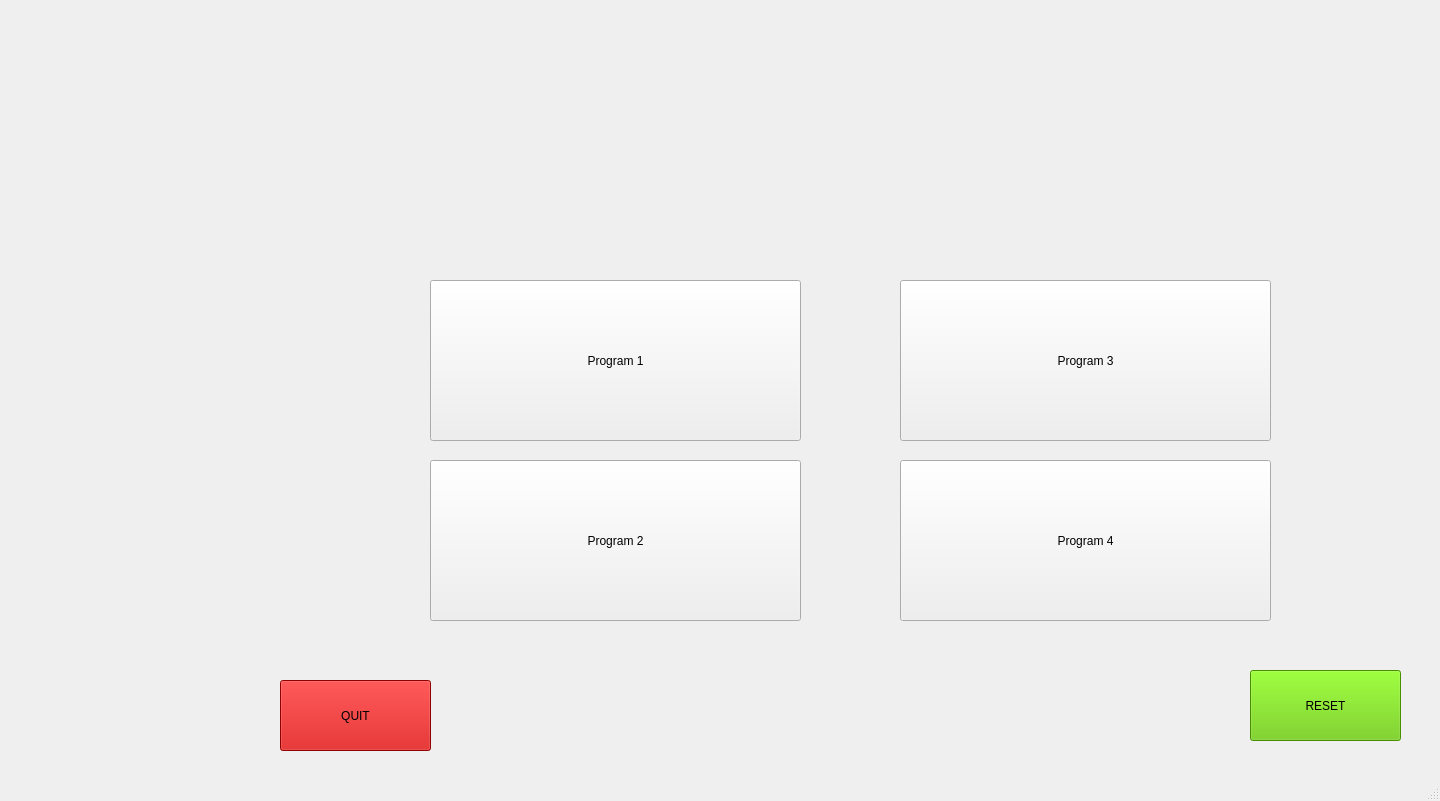
<?xml version="1.0" encoding="UTF-8"?>
<ui version="4.0">
 <class>MainWindow</class>
 <widget class="QMainWindow" name="MainWindow">
  <property name="geometry">
   <rect>
    <x>0</x>
    <y>0</y>
    <width>1440</width>
    <height>801</height>
   </rect>
  </property>
  <property name="windowTitle">
   <string>MainWindow</string>
  </property>
  <widget class="QWidget" name="centralwidget">
   <widget class="QPushButton" name="manu1">
    <property name="geometry">
     <rect>
      <x>430</x>
      <y>280</y>
      <width>371</width>
      <height>161</height>
     </rect>
    </property>
    <property name="mouseTracking">
     <bool>true</bool>
    </property>
    <property name="autoFillBackground">
     <bool>true</bool>
    </property>
    <property name="text">
     <string>Program 1</string>
    </property>
   </widget>
   <widget class="QPushButton" name="manu2">
    <property name="geometry">
     <rect>
      <x>430</x>
      <y>460</y>
      <width>371</width>
      <height>161</height>
     </rect>
    </property>
    <property name="mouseTracking">
     <bool>true</bool>
    </property>
    <property name="autoFillBackground">
     <bool>true</bool>
    </property>
    <property name="text">
     <string>Program 2</string>
    </property>
   </widget>
   <widget class="QPushButton" name="manu3">
    <property name="geometry">
     <rect>
      <x>900</x>
      <y>280</y>
      <width>371</width>
      <height>161</height>
     </rect>
    </property>
    <property name="mouseTracking">
     <bool>true</bool>
    </property>
    <property name="autoFillBackground">
     <bool>true</bool>
    </property>
    <property name="text">
     <string>Program 3</string>
    </property>
   </widget>
   <widget class="QPushButton" name="manu4">
    <property name="geometry">
     <rect>
      <x>900</x>
      <y>460</y>
      <width>371</width>
      <height>161</height>
     </rect>
    </property>
    <property name="mouseTracking">
     <bool>true</bool>
    </property>
    <property name="autoFillBackground">
     <bool>true</bool>
    </property>
    <property name="text">
     <string>Program 4</string>
    </property>
   </widget>
   <widget class="QPushButton" name="exit">
    <property name="geometry">
     <rect>
      <x>280</x>
      <y>680</y>
      <width>151</width>
      <height>71</height>
     </rect>
    </property>
    <property name="styleSheet">
     <string notr="true">background-color:rgb(200,0,0);</string>
    </property>
    <property name="text">
     <string>QUIT</string>
    </property>
   </widget>
   <widget class="QPushButton" name="reset">
    <property name="geometry">
     <rect>
      <x>1250</x>
      <y>670</y>
      <width>151</width>
      <height>71</height>
     </rect>
    </property>
    <property name="styleSheet">
     <string notr="true">background-color:rgb(100,200,0);</string>
    </property>
    <property name="text">
     <string>RESET</string>
    </property>
   </widget>
  </widget>
  <widget class="QStatusBar" name="statusbar"/>
 </widget>
 <resources/>
 <connections/>
</ui>
